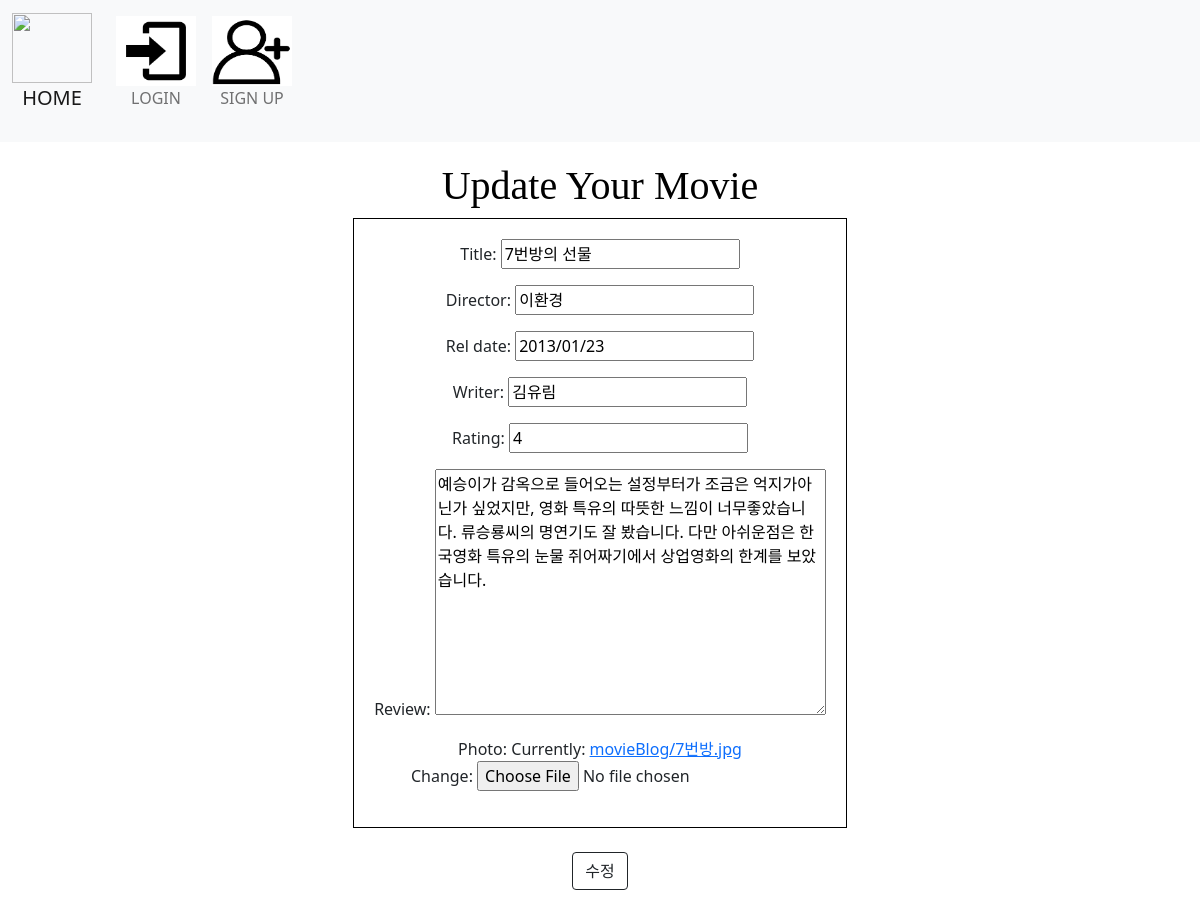
The app's page /movieBlog/edit/8 with its own data.
### movieBlog/models.py (models this page shows, shortened)
class Blog(models.Model):
    objects = models.Manager()
    title = models.CharField(max_length=200) # 영화제목
    director = models.CharField(max_length=100) # 감독이름
    rel_date = models.CharField(max_length=10) # 개봉날짜 (년도, 월, 일 합해서 10자리 ex. 2021/01/01)
    writer = models.CharField(max_length=30) # 글쓴이
    rating = models.IntegerField(validators=[MinValueValidator(1), MaxValueValidator(5)]) # 평점(1점~5점)
    review = models.TextField() # 영화리뷰
    photo = models.ImageField(upload_to='movieBlog/', blank=False, null=False)  # 포스터 사진
    image_thumbnail = ImageSpecField(source = 'photo',processors=[ResizeToFill(120,100)], format="JPEG", options={'quality':60})  # 썸네일

### movieBlog/views.py (the view)
# urls.py: path('edit/<str:id>', edit, name="edit"),
def edit(request, id):  # edit.html을 보여줌.
    edit_post = get_object_or_404(Blog, pk=id)
    if request.method == 'GET':
        post_form = BlogForm(instance = edit_post)
        return render(request, 'edit.html', {'post_form':post_form})
    else:
        post_form = BlogForm(request.POST, request.FILES, instance = edit_post)
        if post_form.is_valid():
            edit_post = post_form.save(commit=False)  # 임시저장
            edit_post.save()
            return redirect('detailHtml', edit_post.id)

### movieBlog/forms.py
class BlogForm(forms.ModelForm): # 장고에서 지원해주는 forms를 상솓받음
    class Meta:
        model = Blog
        fields = ['title', 'director', 'rel_date','writer', 'rating', 'review', 'photo']

### movieBlog/templates/edit.html (shortened to what this page needs)
{% extends 'base.html' %}
    {% block content %}
    <body>
        <h1>Update Your Movie</h1>
        <form method="post" enctype="multipart/form-data">
            <table style="border: 1px black solid; border-collapse:collapse; margin: auto;">
                <tr><td style="padding: 20px">
                {{post_form.as_p}}</td></tr>
            </table><br>
            <button type="submit" class="btn btn-outline-dark">수정</button>
        </form>
    </body>
</html>
{% endblock %}

### lionproject5/templates/base.html (style rules this page uses)
body { text-align: center; margin-bottom: 20px; }
h1 { font-family: 'Impact'; color: black; padding-top: 20px; }

### records on screen
Blog: title "7번방의 선물", director "이환경", rel_date "2013/01/23", writer "김유림", rating "4", review "예승이가 감옥으로 들어오는 설정부터가 조금은 억지가아닌가 싶었지만, 영화 특유의 따뜻한 느낌이 너무좋았습니다. 류승룡씨의 명연기도 잘 봤습니다. 다만 아쉬운점은 한국영화 특유의 눈물 쥐어짜기에서 상업영화의 한계를 보았습니다."
